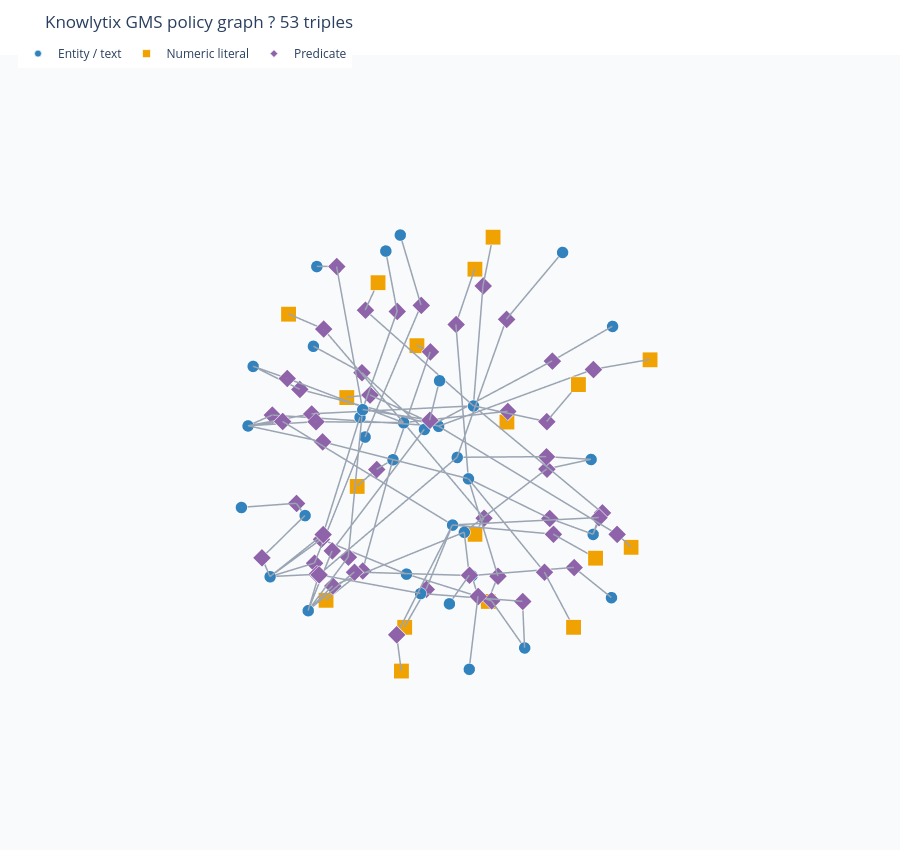

Notebook source saved alongside this figure:
### Code cell
# Draw each directed link as a 3D line segment.
edge_x, edge_y, edge_z = [], [], []
for source, target in graph.edges:
    edge_x.extend([positions[source][0], positions[target][0], None])
    edge_y.extend([positions[source][1], positions[target][1], None])
    edge_z.extend([positions[source][2], positions[target][2], None])

traces = [go.Scatter3d(
    x=edge_x, y=edge_y, z=edge_z,
    mode="lines",
    line={"color": "#9aa4b2", "width": 3},
    hoverinfo="skip",
    name="Triple links",
    showlegend=False,
)]
styles = {
    "entity": {"color": "#3182bd", "symbol": "circle", "size": 7, "label": "Entity / text"},
    "numeric": {"color": "#f0a202", "symbol": "square", "size": 8, "label": "Numeric literal"},
    "predicate": {"color": "#8e63a9", "symbol": "diamond", "size": 6, "label": "Predicate"},
}
for kind, style in styles.items():
    nodes = [node for node in graph.nodes if node_kinds[node] == kind]
    if not nodes:
        continue
    customdata = []
    for node in nodes:
        contexts = sorted(node_context.get(node, set()))
        context_text = "<br>".join(contexts[:8])
        if len(contexts) > 8:
            context_text += f"<br>? and {len(contexts) - 8} more triples"
        customdata.append([node_labels[node], style["label"], context_text])
    traces.append(go.Scatter3d(
        x=[positions[node][0] for node in nodes],
        y=[positions[node][1] for node in nodes],
        z=[positions[node][2] for node in nodes],
        mode="markers",
        marker={"size": style["size"], "color": style["color"],
                "symbol": style["symbol"], "line": {"color": "white", "width": 0.7}},
        customdata=customdata,
        hovertemplate=("<b>%{customdata[0]}</b><br>Type: %{customdata[1]}<br>"
                       "Connected triple(s):<br>%{customdata[2]}<extra></extra>"),
        name=style["label"],
    ))

fig = go.Figure(data=traces)
fig.update_layout(
    title=f"Knowlytix GMS policy graph ? {len(triples)} triples",
    height=850,
    margin={"l": 0, "r": 0, "t": 55, "b": 0},
    legend={"orientation": "h", "y": 1.02, "x": 0.02},
    scene={
        "xaxis": {"visible": False}, "yaxis": {"visible": False},
        "zaxis": {"visible": False}, "aspectmode": "data",
        "dragmode": "orbit",
        "camera": {"projection": {"type": "perspective"}},
        "bgcolor": "#f8fafc",
    },
)
fig.show(config={"scrollZoom": True, "displaylogo": False, "responsive": True})

### Figure 1 — Plotly figure (JSON) as saved in the notebook; plotly's stock layout.template omitted (floating-point values rounded to 4 significant figures; data arrays with more than 128 entries replaced by an {"elided": "..."} marker saying what was removed)
{"data": [{"hoverinfo": "skip", "line": {"color": "#9aa4b2", "width": 3}, "mode": "lines", "name": "Triple links", "showlegend": false, "type": "scatter3d", "x": {"elided": "318 float values"}, "y": {"elided": "318 float values"}, "z": {"elided": "318 float values"}}, {"customdata": [["personal loan", "Entity / text", "personal loan ? has_approval_authority ? loan officer<br>personal loan ? has_maximum_amount ? 25000.0<br>personal loan ? has_maximum_apr ? 24.99<br>personal loan ? has_minimum_credit_score ? 640.0<br>personal loan ? in_section ? loan_product_limits"], ["loan officer", "Entity / text", "auto loan ? has_approval_authority ? loan officer<br>personal loan ? has_approval_authority ? loan officer<br>student refinance loan ? has_approval_authority ? loan officer"], ["loan_product_limits", "Entity / text", "auto loan ? in_section ? loan_product_limits<br>home equity line ? in_section ? loan_product_limits<br>personal loan ? in_section ? loan_product_limits<br>small business line ? in_section ? loan_product_limits<br>student refinance loan ? in_section ? loan_product_limits"], ["auto loan", "Entity / text", "auto loan ? has_approval_authority ? loan officer<br>auto loan ? has_maximum_amount ? 60000.0<br>auto loan ? has_maximum_apr ? 18.99<br>auto loan ? has_minimum_credit_score ? 600.0<br>auto loan ? in_section ? loan_product_limits"], ["home equity line", "Entity / text", "home equity line ? has_approval_authority ? senior underwriter<br>home equity line ? has_maximum_amount ? 250000.0<br>home equity line ? has_maximum_apr ? 12.99<br>home equity line ? has_minimum_credit_score ? 700.0<br>home equity line ? in_section ? loan_product_limits"], ["senior underwriter", "Entity / text", "home equity line ? has_approval_authority ? senior underwriter<br>small business line ? has_approval_authority ? senior underwriter"], ["student refinance loan", "Entity / text", "student refinance loan ? has_approval_authority ? loan officer<br>student refinance loan ? has_maximum_amount ? 80000.0<br>student refinance loan ? has_maximum_apr ? 14.99<br>student refinance loan ? has_minimum_credit_score ? 680.0<br>student refinance loan ? in_section ? loan_product_limits"], ["small business line", "Entity / text", "small business line ? has_approval_authority ? senior underwriter<br>small business line ? has_maximum_amount ? 100000.0<br>small business line ? has_maximum_apr ? 16.99<br>small business line ? has_minimum_credit_score ? 690.0<br>small business line ? in_section ? loan_product_limits"], ["quoting an interest rate", "Entity / text", "quoting an interest rate ? has_regulation ? tila<br>quoting an interest rate ? has_required_disclosure ? apr including all fees<br>quoting an interest rate ? in_section ? required_disclosures"], ["apr including all fees", "Entity / text", "quoting an interest rate ? has_required_disclosure ? apr including all fees"], ["tila", "Entity / text", "offering a variable rate ? has_regulation ? tila<br>quoting an interest rate ? has_regulation ? tila"], ["required_disclosures", "Entity / text", "collecting application data ? in_section ? required_disclosures<br>declining an application ? in_section ? required_disclosures<br>offering a variable rate ? in_section ? required_disclosures<br>quoting an interest rate ? in_section ? required_disclosures<br>using a credit report in a decision ? in_section ? required_disclosures"], ["declining an application", "Entity / text", "declining an application ? has_regulation ? ecoa<br>declining an application ? has_required_disclosure ? adverse action notice with specific reasons<br>declining an application ? in_section ? required_disclosures"], ["adverse action notice with specific reasons", "Entity / text", "declining an application ? has_required_disclosure ? adverse action notice with specific reasons"], ["ecoa", "Entity / text", "declining an application ? has_regulation ? ecoa"], ["using a credit report in a decision", "Entity / text", "using a credit report in a decision ? has_regulation ? fcra<br>using a credit report in a decision ? has_required_disclosure ? credit score disclosure notice<br>using a credit report in a decision ? in_section ? required_disclosures"], ["credit score disclosure notice", "Entity / text", "using a credit report in a decision ? has_required_disclosure ? credit score disclosure notice"], ["fcra", "Entity / text", "using a credit report in a decision ? has_regulation ? fcra"], ["offering a variable rate", "Entity / text", "offering a variable rate ? has_regulation ? tila<br>offering a variable rate ? has_required_disclosure ? rate change schedule<br>offering a variable rate ? in_section ? required_disclosures"], ["rate change schedule", "Entity / text", "offering a variable rate ? has_required_disclosure ? rate change schedule"], ["collecting application data", "Entity / text", "collecting application data ? has_regulation ? glba<br>collecting application data ? has_required_disclosure ? privacy notice<br>collecting application data ? in_section ? required_disclosures"], ["privacy notice", "Entity / text", "collecting application data ? has_required_disclosure ? privacy notice"], ["glba", "Entity / text", "collecting application data ? has_regulation ? glba"], ["guaranteeing approval", "Entity / text", "guaranteeing approval ? has_rule ? prohibited before underwriting<br>guaranteeing approval ? in_section ? prohibited_statements"], ["prohibited before underwriting", "Entity / text", "guaranteeing approval ? has_rule ? prohibited before underwriting"], ["prohibited_statements", "Entity / text", "citing marital status as a decision factor ? in_section ? prohibited_statements<br>guaranteeing approval ? in_section ? prohibited_statements<br>promising a specific funding date ? in_section ? prohibited_statements<br>quoting a final rate before credit check ? in_section ? prohibited_statements<br>waiving income verification ? in_section ? prohibited_statements"], ["quoting a final rate before credit check", "Entity / text", "quoting a final rate before credit check ? has_rule ? prohibited<br>quoting a final rate before credit check ? in_section ? prohibited_statements"], ["prohibited", "Entity / text", "quoting a final rate before credit check ? has_rule ? prohibited<br>waiving income verification ? has_rule ? prohibited"], ["citing marital status as a decision factor", "Entity / text", "citing marital status as a decision factor ? has_rule ? prohibited under ecoa<br>citing marital status as a decision factor ? in_section ? prohibited_statements"], ["prohibited under ecoa", "Entity / text", "citing marital status as a decision factor ? has_rule ? prohibited under ecoa"], ["promising a specific funding date", "Entity / text", "promising a specific funding date ? has_rule ? prohibited without operations confirmation<br>promising a specific funding date ? in_section ? prohibited_statements"], ["prohibited without operations confirmation", "Entity / text", "promising a specific funding date ? has_rule ? prohibited without operations confirmation"], ["waiving income verification", "Entity / text", "waiving income verification ? has_rule ? prohibited<br>waiving income verification ? in_section ? prohibited_statements"], ["processing_standards", "Entity / text", "processing_standards ? has_adverse_action_notice_deadline_days ? 30.0<br>processing_standards ? has_application_acknowledgement_days ? 5.0<br>processing_standards ? has_income_verification_required_above_amount ? 10000.0"]], "hovertemplate": "<b>%{customdata[0]}</b><br>Type: %{customdata[1]}<br>Connected triple(s):<br>%{customdata[2]}<extra></extra>", "marker": {"color": "#3182bd", "line": {"color": "white", "width": 0.7}, "size": 7, "symbol": "circle"}, "mode": "markers", "name": "Entity / text", "type": "scatter3d", "x": [-0.1871, -0.7064, 0.444, -0.1594, -0.1669, 0.6364, 0.06649, -0.1241, -0.05011, -0.6136, -0.9334, 0.8263, -0.05284, -0.986, -0.07807, 0.3086, 0.06335, 0.4048, 0.06367, 0.6175, 0.204, 0.482, -0.357, 0.136, -0.3368, 0.7497, 0.2442, -0.004442, 0.2246, -0.1536, 0.5174, 0.6659, 0.2811, -0.1202], "y": [0.08826, 0.4299, -0.7385, 0.09022, -0.1106, -0.3144, 0.2129, -0.3025, 0.1249, 0.1838, 0.2136, 0.1543, -0.08404, 0.2195, -0.8976, -0.06357, -0.6223, 0.4845, 0.2824, 0.7448, 0.4645, 0.7206, 0.8011, -0.3002, -0.6246, -0.2253, 0.09638, 0.6044, -0.1633, -0.3169, -0.2502, -0.5233, 0.2277, -0.3854], "z": [0.2699, -0.5658, 0.07335, -0.111, 0.07928, 0.6413, -0.1808, 0.02883, 0.08181, 0.8827, -0.3324, -0.2141, 0.1288, 0.41, 0.2228, 0.407, 0.7779, 0.8173, -0.1829, 0.08624, -0.2284, -0.3818, -0.5073, 0.1808, 0.7263, -0.328, -0.4318, -0.7138, 0.1832, 0.9477, -0.134, -0.159, -0.4386, -0.2253]}, {"customdata": [["25000.0", "Numeric literal", "personal loan ? has_maximum_amount ? 25000.0"], ["640.0", "Numeric literal", "personal loan ? has_minimum_credit_score ? 640.0"], ["24.99", "Numeric literal", "personal loan ? has_maximum_apr ? 24.99"], ["60000.0", "Numeric literal", "auto loan ? has_maximum_amount ? 60000.0"], ["600.0", "Numeric literal", "auto loan ? has_minimum_credit_score ? 600.0"], ["18.99", "Numeric literal", "auto loan ? has_maximum_apr ? 18.99"], ["250000.0", "Numeric literal", "home equity line ? has_maximum_amount ? 250000.0"], ["700.0", "Numeric literal", "home equity line ? has_minimum_credit_score ? 700.0"], ["12.99", "Numeric literal", "home equity line ? has_maximum_apr ? 12.99"], ["80000.0", "Numeric literal", "student refinance loan ? has_maximum_amount ? 80000.0"], ["680.0", "Numeric literal", "student refinance loan ? has_minimum_credit_score ? 680.0"], ["14.99", "Numeric literal", "student refinance loan ? has_maximum_apr ? 14.99"], ["100000.0", "Numeric literal", "small business line ? has_maximum_amount ? 100000.0"], ["690.0", "Numeric literal", "small business line ? has_minimum_credit_score ? 690.0"], ["16.99", "Numeric literal", "small business line ? has_maximum_apr ? 16.99"], ["30.0", "Numeric literal", "processing_standards ? has_adverse_action_notice_deadline_days ? 30.0"], ["5.0", "Numeric literal", "processing_standards ? has_application_acknowledgement_days ? 5.0"], ["10000.0", "Numeric literal", "processing_standards ? has_income_verification_required_above_amount ? 10000.0"]], "hovertemplate": "<b>%{customdata[0]}</b><br>Type: %{customdata[1]}<br>Connected triple(s):<br>%{customdata[2]}<extra></extra>", "marker": {"color": "#f0a202", "line": {"color": "white", "width": 0.7}, "size": 8, "symbol": "square"}, "mode": "markers", "name": "Numeric literal", "type": "scatter3d", "x": [0.266, -0.01335, -0.6004, -0.2295, -0.7679, 0.1328, -0.882, -0.6046, -0.2464, 0.6001, 0.1061, 0.2017, -0.4816, 0.1298, -0.8865, 0.4629, -0.6315, -0.1219], "y": [0.01989, 0.7642, -0.2003, 0.1721, -0.4661, 0.9528, 0.5081, 0.715, -0.8792, 0.4454, 1, 0.02101, -0.1636, -0.7768, -0.3227, -0.2367, -0.7474, -0.6848], "z": [0.9837, 0.7438, 0.8419, -0.8722, 0.5493, -0.2307, 0.3908, -0.4117, -0.1386, -0.5146, 0.1447, -0.8529, -0.7836, 0.5176, -0.3314, -0.6716, 0.07005, -0.5502]}, {"customdata": {"elided": "53x3 str values"}, "hovertemplate": "<b>%{customdata[0]}</b><br>Type: %{customdata[1]}<br>Connected triple(s):<br>%{customdata[2]}<extra></extra>", "marker": {"color": "#8e63a9", "line": {"color": "white", "width": 0.7}, "size": 6, "symbol": "diamond"}, "mode": "markers", "name": "Predicate", "type": "scatter3d", "x": [0.2764, 0.01169, -0.5358, -0.7772, 0.245, -0.2626, -0.493, 0.09813, -0.4618, 0.2459, -0.663, -0.5165, -0.3258, 0.443, 0.3147, 0.5715, 0.1489, 0.08043, -0.6892, 0.3809, -0.5687, 0.09471, -0.8291, 0.5703, 0.2659, -0.3975, -0.6705, 0.7506, -0.6972, -0.09698, 0.6085, 0.04111, 0.353, 0.5366, 0.4317, -0.6793, 0.6443, 0.2802, -0.2424, 0.6192, -0.2721, 0.538, 0.0004041, 0.4774, -0.1161, 0.5508, 0.4521, 0.7742, -0.04718, 0.588, 0.356, -0.5625, -0.1847], "y": [-0.05027, 0.653, -0.1939, 0.4222, -0.5117, 0.2018, -0.3229, 0.7623, 0.3394, -0.4471, 0.3634, 0.6866, -0.7849, -0.2972, -0.7275, 0.3925, 0.8294, 0.04986, 0.4643, -0.5469, -0.181, -0.5697, -0.27, -0.1898, -0.4549, 0.07552, 0.1311, 0.1456, 0.1046, -0.5563, 0.05193, -0.5113, 0.3784, 0.06242, 0.6655, 0.1323, 0.08174, 0.5729, 0.6626, 0.2047, -0.4868, -0.1005, 0.3985, -0.2036, -0.1574, -0.1688, -0.4055, -0.228, 0.5419, -0.1063, -0.07847, -0.5734, -0.5924], "z": [0.8488, 0.5438, 0.6286, -0.4736, 0.1515, -0.7055, 0.4015, -0.08473, -0.3752, 0.02959, 0.3703, -0.2989, -0.1182, 0.4603, 0.07752, -0.3626, 0.1828, -0.6663, -0.4291, 0.1574, -0.7344, 0.5053, -0.2144, 0.6115, 0.1449, 0.6093, -0.2246, -0.07621, 0.2944, 0.2069, -0.09575, 0.8057, 0.5813, -0.1682, 0.05248, -0.3036, -0.2487, -0.2223, -0.3411, -0.1082, 0.4903, -0.1412, -0.5578, -0.2662, 0.693, -0.3399, -0.1895, -0.2056, -0.4963, -0.3421, -0.4536, 0.1276, -0.4252]}], "layout": {"height": 850, "legend": {"orientation": "h", "x": 0.02, "y": 1.02}, "margin": {"b": 0, "l": 0, "r": 0, "t": 55}, "scene": {"aspectmode": "data", "bgcolor": "#f8fafc", "camera": {"projection": {"type": "perspective"}}, "dragmode": "orbit", "xaxis": {"visible": false}, "yaxis": {"visible": false}, "zaxis": {"visible": false}}, "title": {"text": "Knowlytix GMS policy graph ? 53 triples"}}}
